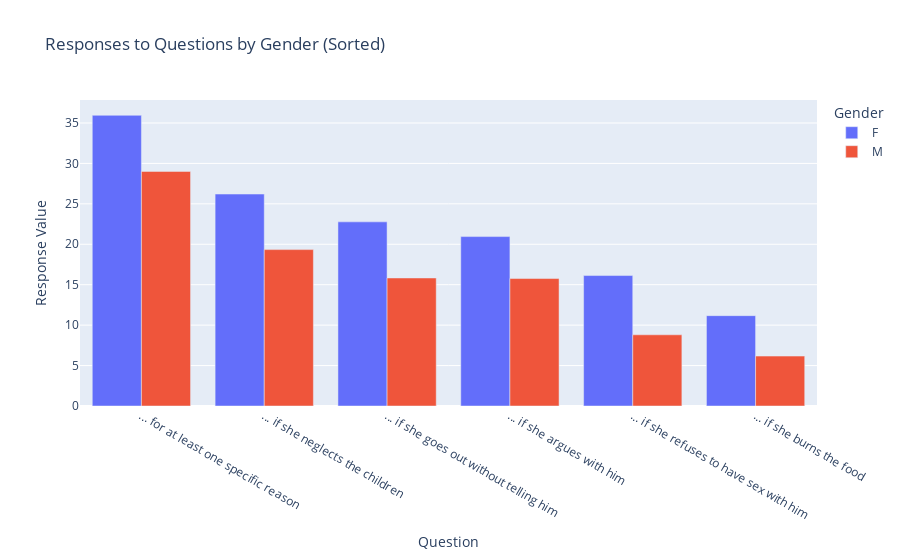

Here is the notebook cell this chart was saved with:
### Code cell
import plotly.express as px
import pandas as pd

# Assuming 'data_rea' is your DataFrame
# Sort the DataFrame by 'Value' in descending order
data_rea_sorted = data_rea.sort_values(by='Value', ascending=False)

# Create a grouped bar chart using Plotly Express
fig = px.bar(data_rea_sorted, x='Question', y='Value', color='Gender',
             labels={'Value': 'Response Value'}, barmode='group',
             title='Responses to Questions by Gender (Sorted)')

# Show the plot
fig.show()

### Figure 1 — Plotly figure (JSON) as saved in the notebook; plotly's stock layout.template omitted (floating-point values rounded to 4 significant figures)
{"data": [{"alignmentgroup": "True", "hovertemplate": "Gender=F<br>Question=%{x}<br>Response Value=%{y}<extra></extra>", "legendgroup": "F", "marker": {"color": "#636efa", "pattern": {"shape": ""}}, "name": "F", "offsetgroup": "F", "orientation": "v", "showlegend": true, "textposition": "auto", "type": "bar", "x": ["... for at least one specific reason", "... if she neglects the children", "... if she goes out without telling him", "... if she argues with him", "... if she refuses to have sex with him", "... if she burns the food"], "xaxis": "x", "y": [35.95, 26.21, 22.77, 20.95, 16.13, 11.17], "yaxis": "y"}, {"alignmentgroup": "True", "hovertemplate": "Gender=M<br>Question=%{x}<br>Response Value=%{y}<extra></extra>", "legendgroup": "M", "marker": {"color": "#EF553B", "pattern": {"shape": ""}}, "name": "M", "offsetgroup": "M", "orientation": "v", "showlegend": true, "textposition": "auto", "type": "bar", "x": ["... for at least one specific reason", "... if she neglects the children", "... if she goes out without telling him", "... if she argues with him", "... if she refuses to have sex with him", "... if she burns the food"], "xaxis": "x", "y": [29.01, 19.34, 15.83, 15.76, 8.803, 6.172], "yaxis": "y"}], "layout": {"barmode": "group", "legend": {"title": {"text": "Gender"}, "tracegroupgap": 0}, "title": {"text": "Responses to Questions by Gender (Sorted)"}, "xaxis": {"anchor": "y", "domain": [0, 1], "title": {"text": "Question"}}, "yaxis": {"anchor": "x", "domain": [0, 1], "title": {"text": "Response Value"}}}}
